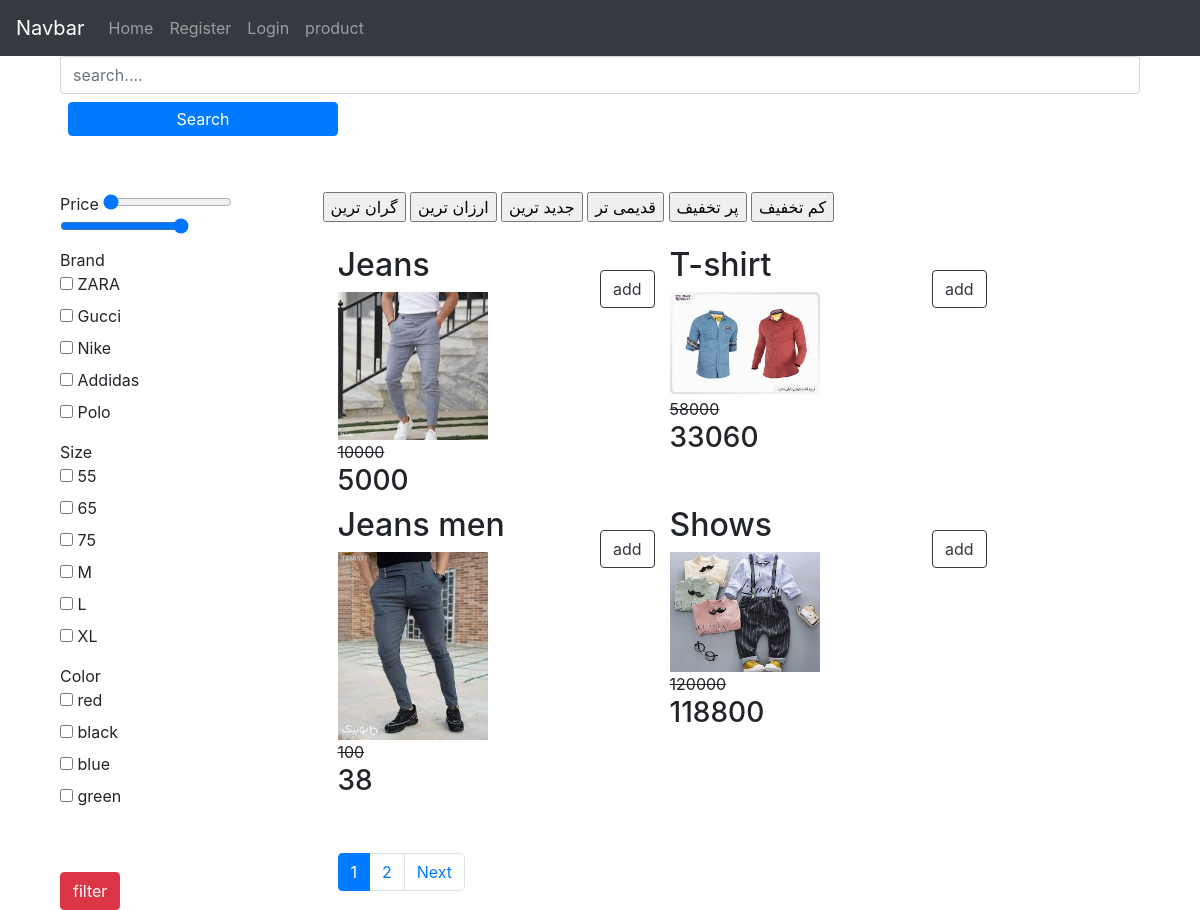
The app's page /products/, older data.
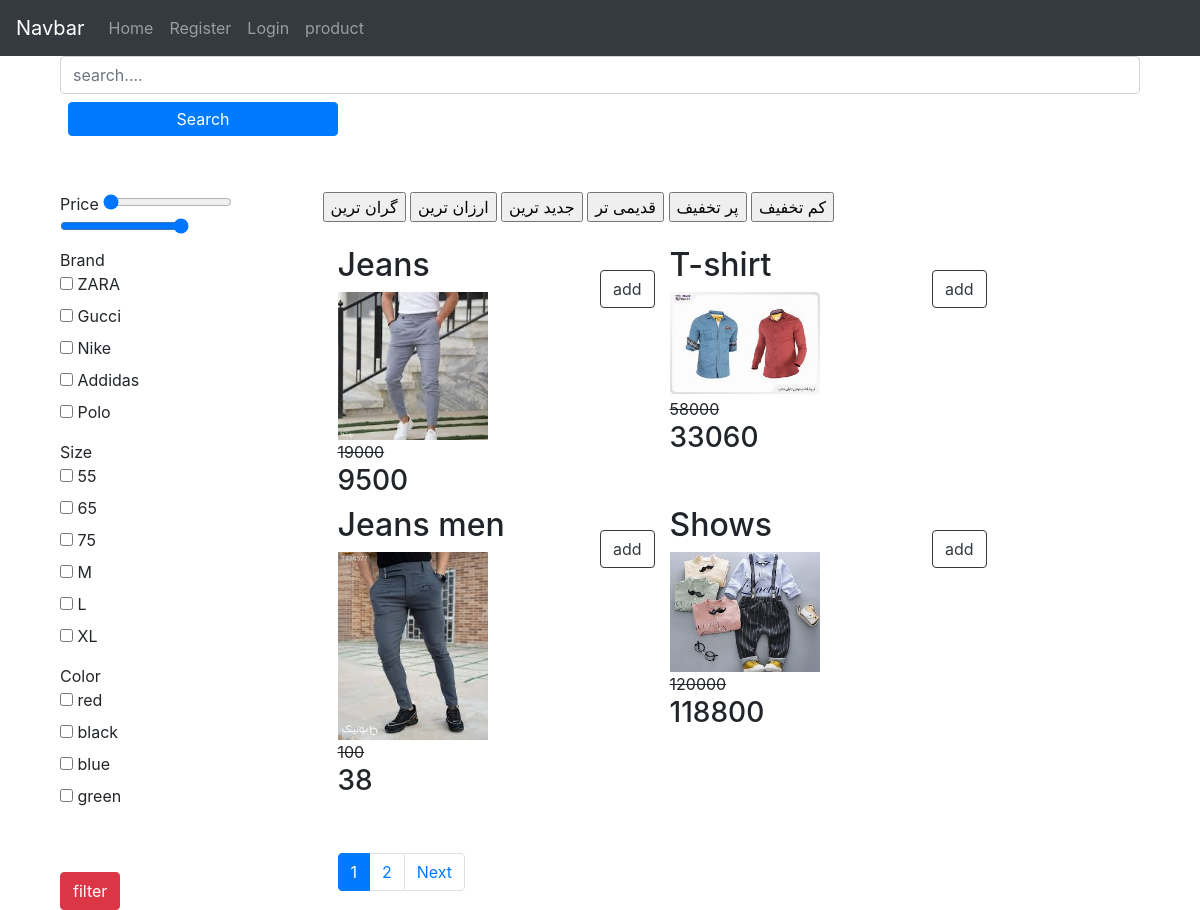
The same page, newer data.
### home/models.py (models this page shows, shortened)
class Product(models.Model):
    VARIANT = (
        ('None', 'none'),
        ('Size', 'size'),
        ('Color', 'color'),
    )
    category = models.ManyToManyField(Category, blank=True)
    name = models.CharField(max_length=200)
    amount = models.PositiveIntegerField()
    unit_price = models.PositiveIntegerField()
    discount = models.PositiveIntegerField(blank=True, null=True)
    total_price = models.PositiveIntegerField()
    information = models.TextField(blank=True, null=True)
    create = models.DateTimeField(auto_now_add=True)
    update = models.DateTimeField(auto_now=True)
    available = models.BooleanField(default=True, null=True, blank=True)
    status = models.CharField(max_length=10, null=True, blank=True, choices=VARIANT)
    color = models.ManyToManyField('Color', blank=True)
    size = models.ManyToManyField('Size', blank=True)
    brand = models.ForeignKey('Brand', on_delete=models.CASCADE, blank=True, null=True)
    image = models.FileField(upload_to='product/%Y/%m/&d')
    tags = TaggableManager(blank=True)
    like = models.ManyToManyField(User, blank=True, related_name='product_like')
    total_like = models.PositiveIntegerField(default=0)
    unlike = models.ManyToManyField(User, blank=True, related_name='product_unlike')
    total_unlike = models.PositiveIntegerField(default=0)
    favourite = models.ManyToManyField(User, blank=True, related_name='fa_user')
    total_favourite = models.IntegerField(default=0)
    sell = models.IntegerField(default=0)
    view = models.ManyToManyField(User, blank=True, related_name='product_view')
    num_view = models.IntegerField(default=0)
    @property
    def total_price(self):
        if not self.discount:
            return self.unit_price
        elif self.discount:
            total = (self.discount * self.unit_price) / 100
            return int(self.unit_price - total)
        return self.total_price
    def total_like(self):
        return self.like.count()
    def total_unlike(self):
        return self.unlike.count()

### home/views.py (the view)
# urls.py: path('products/', all_product, name='all_product'),
def all_product(request, slug=None):
    products = Product.objects.all()
    filter_item = ProductFilter(request.GET, queryset=products)
    products = filter_item.qs
    pagination = Paginator(products, 4)
    page_number = request.GET.get('page')
    page_obj = pagination.get_page(page_number)
    category = Category.objects.filter(is_sub=False)
    if slug:
        data = Category.objects.get(slug=slug)
        page_obj = products.filter(category=data)
        pagination = Paginator(page_obj, 4)
        page_number = request.GET.get('page')
        page_obj = pagination.get_page(page_number)
    return render(request, 'home/product.html',
                  {'products': page_obj, 'category': category, 'filter_item': filter_item})

### home/models.py (called while the page is built)
    def __str__(self):
        return self.name

    def __str__(self):
        return self.name

    def __str__(self):
        return self.name

### home/templatetags/home_test.py (called while the page is built)
@register.simple_tag()
def filter_url(number, name, url_encode=None):
    url = f'?{name}={number}'
    if url_encode:
        sp_query = url_encode.split('&')
        sp_filter = filter(lambda x: x.split('=')[0:] != name, sp_query)
        join_query = '&'.join(sp_filter)
        url = f'{url}&{join_query}'
    return url

### home/templatetags/upper_case_filter.py (called while the page is built)
@register.filter()
def convert_to_upper_case(value):
    return value.capitalize()

### home/templates/home/product.html (shortened to what this page needs)
{% extends 'base.html' %}
{% load home_test %}
{% load upper_case_filter %}
{% block content %}
<div class="container-fluid">
    <form action="{% url 'home:search_product' %}" method="post">
        <input type="text" name="search" class="form-control" placeholder="search....">
        <button type="submit" class=" btn btn-primary text-white w-25 m-2 p-1 align-center">Search</button>
    </form>
    <br>
    <div class="row mt-4">
        <div class="col-3">
            <form action="">
                <label for="">Price
                    <input type="range" name="price1" min="1" max="200000000" value="1">
                    <input type="range" name="price2" min="1" max="2000000000" value="2000000000">
                </label><br>
                <label for="">Brand
                    {{filter_item.form.brand}}
                </label>
                <br>
                <label for="">Size
                    {{filter_item.form.size}}
                </label>
                <br>
                <label for="">Color
                    {{filter_item.form.color}}
                </label>
                <br>
                <br><br>
                <button type="submit" class="btn btn-danger">filter</button>
            </form>
        </div>
        <div class="col-9">
            <div class="row">
                <form action="">
                    <input type="submit" value="گران ترین" name="price">
                    <input type="submit" value="ارزان ترین" name="price">
                    <input type="submit" value="جدید ترین" name="create">
                    <input type="submit" value="قدیمی تر" name="create">
                    <input type="submit" value="پر تخفیف" name="discount">
                    <input type="submit" value="کم تخفیف" name="discount">
                </form>
            </div>
            <br>
            <div class="row">
                {% for product in products %}
                <div class="col-4">
                    <h2>{{product.name | convert_to_upper_case }}</h2>
                    <a href="{% url 'home:product_detail' product.id %}"><img src="{{product.image.url}}" alt=""
                                                                              srcset=""
                                                                              style="width: 150px"><br></a>
                    {% if product.discount %}
                    <strike>{{product.unit_price}}</strike>
                    <h3>{{product.total_price}}</h3>
                    {% else %}
                    <h3>{{product.total_price}}</h3>
                    {% endif %}
                </div>
                <br>
                <form action="{%  url 'cart:compare' product.id %}">
                    <br>
                    <button type="submit" class="btn btn-outline-dark">add</button>
                </form>
                {% endfor %}
            </div>
            <br><br>
            <nav aria-label="Page navigation example">
                <ul class="pagination">
                    <li class="page-item active"><a
                            href="{% filter_url pproducts.number 'page' request.GET.urlencode %}" class="page-link">{{products.number}}</a>
                    </li>
                    {% if products.has_next %}
                    <li class="page-item"><a
                            href="{% filter_url products.next_page_number 'page' request.GET.urlencode %}"
                            class="page-link">{{products.next_page_number}}</a>
                    </li>
                    <li class="page-item"><a
                            href="{% filter_url products.next_page_numberr 'page' request.GET.urlencode %}"
                            class="page-link">Next</a></li>
                    {% endif %}
                </ul>
            </nav>
        </div>
    </div>
</div>
{% endblock %}

Row changes from the older to the newer data that the page shows:
changed Product "Jeans": unit_price "10000" → "19000"; total_price "5000" → "9500"
